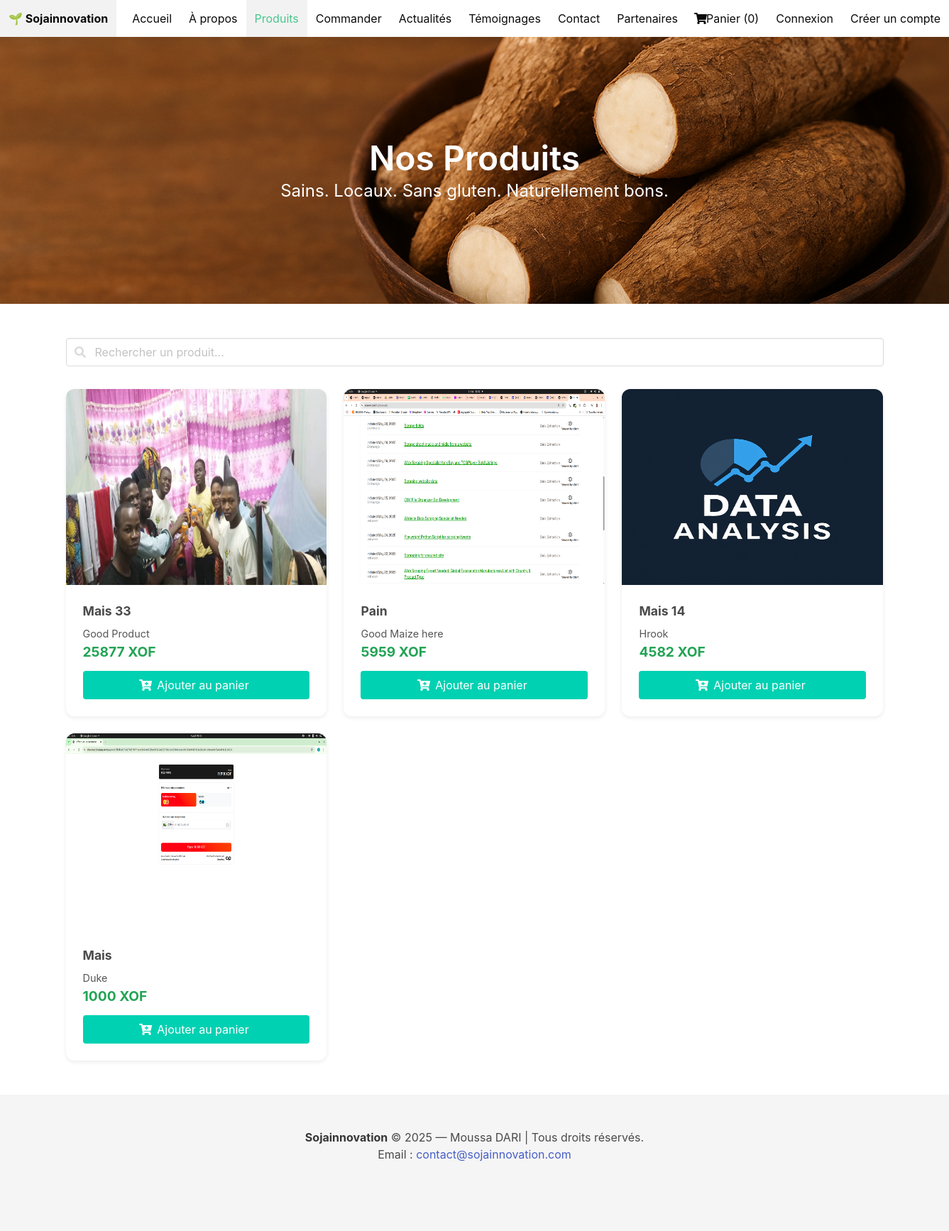
/products/, run on an earlier commit of the app's database.
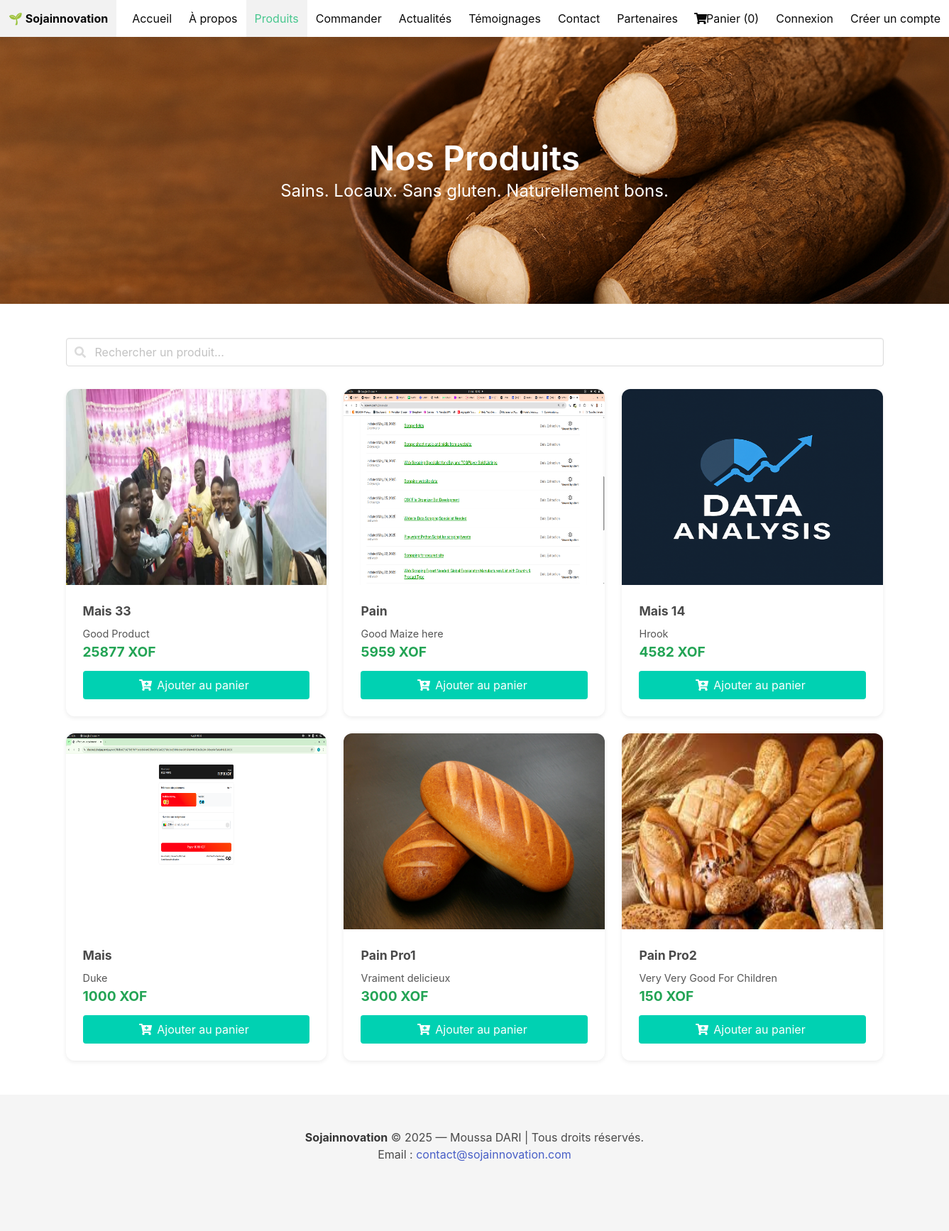
And on a later commit of the database.
### products/models.py (models this page shows)
class Product(models.Model):
    name = models.CharField(max_length=255)
    added_by = models.ForeignKey(User, on_delete=models.CASCADE, related_name='products')
    description = models.TextField()
    price = models.DecimalField(max_digits=10, decimal_places=0)
    quantity = models.PositiveIntegerField(default=1)
    currency = models.CharField(max_length=100, default="XOF")
    image = models.ImageField(upload_to='products/')
    created_at = models.DateTimeField(auto_now_add=True)

### products/views.py (the view)
# urls.py: path('',include('products.urls'))
def products(request):
    context = {
        'products': Product.objects.all(),
        'is_admin': request.user.is_authenticated and request.user.user_type == 'admin'
    }
    return render(request, "products/produits_2.html", context)

### products/templates/products/produits_2.html (shortened to what this page needs)
{% extends 'base.html' %}
{% block content %}
<nav class="navbar is-white">
  <div class="navbar-brand">
    <a class="navbar-item has-text-weight-bold" href="#">🌱 Sojainnovation</a>
  </div>
  <div id="mainNavbar" class="navbar-menu">
    <div class="navbar-end">
      <a class="navbar-item" href="{% url 'home' %}">Accueil</a>
      <a class="navbar-item" href="{% url 'about' %}">À propos</a>
      <a class="navbar-item has-text-success is-active" href="{% url 'products' %}">Produits</a>
      <a class="navbar-item" href="#">Commander</a>
      <a class="navbar-item" href="{% url 'blog' %}">Actualités</a>
      <a class="navbar-item" href="{% url 'testimonials' %}">Témoignages</a>
      <a class="navbar-item" href="{% url 'contact' %}">Contact</a>
      <a class="navbar-item" href="{% url 'partners' %}">Partenaires</a>
      <a class="navbar-item" href="{% url 'cart' %}">
        <span class="icon"><i class="fas fa-shopping-cart"></i></span>
        Panier ({{ request.session.cart|length|default:"0" }})
      </a>
      {% if user.is_authenticated %}
        <a class="navbar-item has-text-success" href="{% url 'profile' %}">Mon profil</a>
        <a class="navbar-item has-text-danger" href="{% url 'logout' %}">Se déconnecter</a>
      {% else %}
        <a class="navbar-item" href="{% url 'login' %}">Connexion</a>
        <a class="navbar-item" href="{% url 'register' %}">Créer un compte</a>
      {% endif %}
    </div>
  </div>
</nav>
<section class="hero is-medium is-primary">
  <div class="hero-body has-text-centered">
    <p class="title is-1 has-text-white">Nos Produits</p>
    <p class="subtitle is-4 has-text-white">Sains. Locaux. Sans gluten. Naturellement bons.</p>
  </div>
</section>
<section class="section">
  <div class="container">
    <div class="filter-bar">
      <div class="control has-icons-left">
        <input class="input" type="text" id="searchInput" placeholder="Rechercher un produit...">
        <span class="icon is-left"></span>
      </div>
    </div>
    <div class="columns is-multiline" id="productGrid">
      {% for product in products %}
      <div class="column is-4 product-item"
           data-name="{{ product.name|lower }}"
           data-description="{{ product.description|lower }}"
           data-category="{{ product.category|default:'' }}">
        <div class="card product-card">
          <div class="card-image">
            <figure class="image is-4by3">
              <img src="{{ product.image.url }}" alt="{{ product.name }}">
            </figure>
          </div>
          <div class="card-content">
            <p class="product-name">{{ product.name }}</p>
            <p class="product-description">{{ product.description|truncatechars:120 }}</p>
            <p class="product-price">{{ product.price }} {{ product.currency }}</p>
            <form method="POST" action="{% url 'add_to_cart' product.id %}">
              <button class="button is-primary is-fullwidth mt-3" type="submit">
                <span class="icon"><i class="fas fa-cart-plus"></i></span>
                <span>Ajouter au panier</span>
              </button>
            </form>
          </div>
        </div>
      </div>
      {% endfor %}
    </div>
  </div>
</section>
{% endblock %}

What changed in the data, as far as the page shows it:
added Product: image (picture), name "Pain Pro1", description "Vraiment delicieux", price "3000", currency "XOF"
added Product: image (picture), name "Pain Pro2", description "Very Very Good For Children", price "150", currency "XOF"
